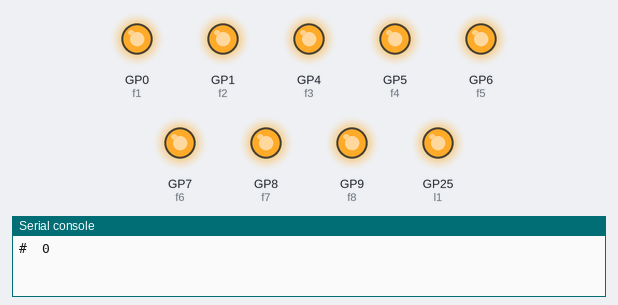
Simulated run of this program. Board: Raspberry Pi Pico running MicroPython. On the bench: output pins drawn as LEDs (lit = HIGH), the last lines printed to the serial console. At 20.0 s the program stops and its outputs stay as they are.

Above: at 0.5 s.
At 3.5 s:
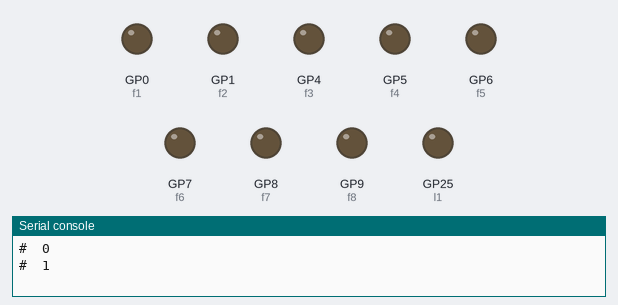
Timing chart, 0 to 4.6 s (numbered marks = the images above):
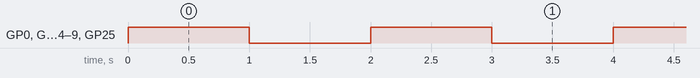

Measured:
- by itself, GP0 (f1), GP1 (f2), GP4 (f3), GP5 (f4), GP6 (f5), GP7 (f6), GP8 (f7), GP9 (f8), GP25 (l1): alternates HIGH for 1.0 s and LOW for 1.0 s, 20 changes in all, then stays LOW

The program:

pincheker.py
```python
from machine import Pin
from time import sleep

f1 = Pin(0,Pin.OUT)
f2 = Pin(1,Pin.OUT)
f3 = Pin(4,Pin.OUT)
f4 = Pin(5,Pin.OUT)
f5 = Pin(6,Pin.OUT)
f6 = Pin(7,Pin.OUT)
f7 = Pin(8,Pin.OUT)
f8 = Pin(9,Pin.OUT)
l1 = Pin("LED",Pin.OUT)


for i in range(10):
    f1.value(1)
    f2.value(1)
    f3.value(1)
    f4.value(1)
    f5.value(1)
    f6.value(1)
    f7.value(1)
    f8.value(1)
    l1.value(1)
    print("# ", i )
    sleep(1)

    f1.value(0)
    f2.value(0)
    f3.value(0)
    f4.value(0)
    f5.value(0)
    f6.value(0)
    f7.value(0)
    f8.value(0)
    l1.value(0)
    sleep(1)
```
